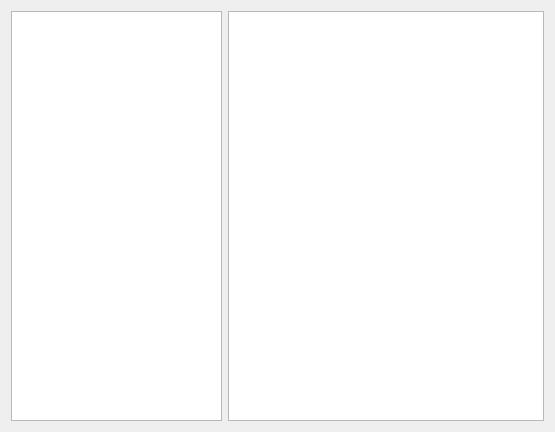
<?xml version="1.0" encoding="UTF-8"?>
<ui version="4.0">
 <class>HelpDialog</class>
 <widget class="QDialog" name="HelpDialog">
  <property name="geometry">
   <rect>
    <x>0</x>
    <y>0</y>
    <width>555</width>
    <height>432</height>
   </rect>
  </property>
  <property name="windowTitle">
   <string>Dialog</string>
  </property>
  <layout class="QGridLayout" name="gridLayout">
   <item row="0" column="0">
    <layout class="QHBoxLayout" name="horizontalLayout" stretch="2,3">
     <item>
      <widget class="QTreeWidget" name="help">
       <property name="columnCount">
        <number>1</number>
       </property>
       <attribute name="headerVisible">
        <bool>false</bool>
       </attribute>
       <column>
        <property name="text">
         <string>New Column</string>
        </property>
       </column>
      </widget>
     </item>
     <item>
      <widget class="QTextBrowser" name="help_content"/>
     </item>
    </layout>
   </item>
  </layout>
 </widget>
 <resources/>
 <connections/>
</ui>
